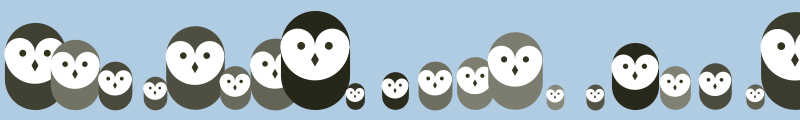
Frame 1 (no input)
Frame 60 (the mouse pressed at the canvas centre just before this capture): identical to frame 1, image omitted
Frame 120 (the mouse held since frame 60 and released just before this capture): identical to frame 1, image omitted

The Processing sketch that drew this single still picture (run headless with seeded random() and noise(); from frame 60 on, the mouse is pressed at the canvas centre):

// Processing sketch: owls
// ── owls.pde
void owl(int x, int y, int g, float s) {
  pushMatrix();
  translate(x, y);
  scale(s); // Set the size
  stroke(138-g, 138-g, 125-g); // Set the color value
  strokeWeight(70);
  line(0, -35, 0, -65); // Body
  noStroke();
  fill(255);
  ellipse(-17.5, -65, 35, 35); // Left eye dome
  ellipse(17.5, -65, 35, 35); // Right eye dome
  arc(0, -65, 70, 70, 0, PI); // Chin
  fill(51, 51, 30);
  ellipse(-14, -65, 8, 8); // Left eye
  ellipse(14, -65, 8, 8); // Right eye
  quad(0, -58, 4, -51, 0, -44, -4, -51); // Beak
  popMatrix();
}

void setup() {
  size(800, 120);
}

void draw() {
  background(176, 204, 226);
  randomSeed(0);
  for (int i = 35; i < width + 40; i += 40) {
    int gray = int(random(0, 102));
    float scalar = random(0.25, 1.0);
    owl(i, 110, gray, scalar);
  }
}
